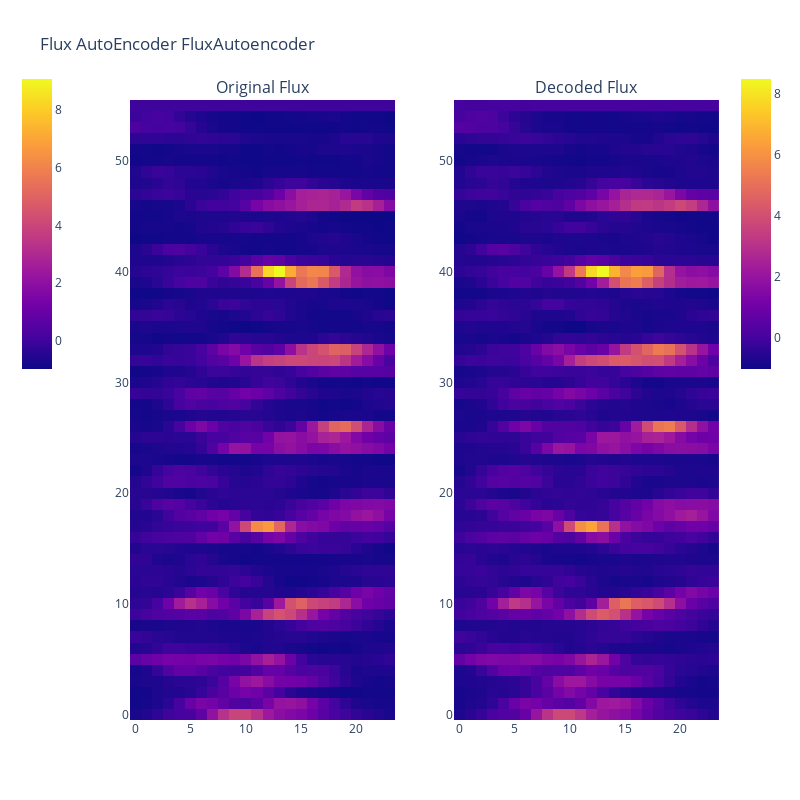

Write notebook code for a chart like this one.
### Code cell
plot_autoencoder(model, val_fluxes_array[757])

### Figure 1 — Plotly figure (JSON) as saved in the notebook; plotly's stock layout.template omitted (floating-point values rounded to 4 significant figures; data arrays with more than 128 entries replaced by an {"elided": "..."} marker saying what was removed)
{"data": [{"colorbar": {"len": 0.5, "x": -0.2, "y": 0.8}, "type": "heatmap", "xaxis": "x", "yaxis": "y", "z": {"elided": "56x24 float values"}}, {"colorbar": {"len": 0.5, "y": 0.8}, "type": "heatmap", "xaxis": "x2", "yaxis": "y2", "z": {"elided": "56x24 float values"}}], "layout": {"annotations": [{"font": {"size": 16}, "showarrow": false, "text": "Original Flux", "x": 0.225, "xanchor": "center", "xref": "paper", "y": 1, "yanchor": "bottom", "yref": "paper"}, {"font": {"size": 16}, "showarrow": false, "text": "Decoded Flux", "x": 0.775, "xanchor": "center", "xref": "paper", "y": 1, "yanchor": "bottom", "yref": "paper"}], "height": 800, "title": {"text": "Flux AutoEncoder FluxAutoencoder"}, "width": 800, "xaxis": {"anchor": "y", "domain": [0, 0.45]}, "xaxis2": {"anchor": "y2", "domain": [0.55, 1]}, "yaxis": {"anchor": "x", "domain": [0, 1]}, "yaxis2": {"anchor": "x2", "domain": [0, 1]}}}
